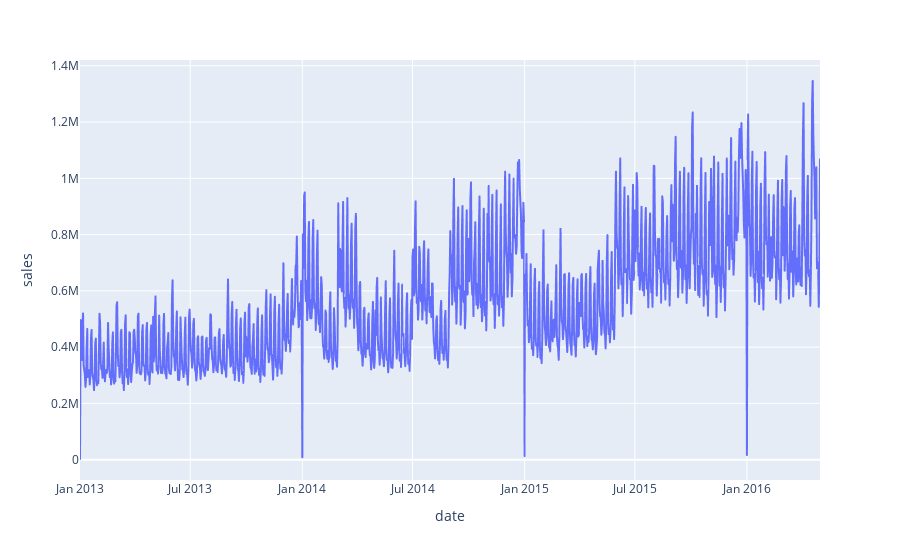

The notebook cell this image was saved under:
### Code cell
px.line(ventas2, x='date', y='sales')

### Figure 1 — Plotly figure (JSON) as saved in the notebook; plotly's stock layout.template omitted (floating-point values rounded to 4 significant figures; data arrays with more than 128 entries replaced by an {"elided": "..."} marker saying what was removed)
{"data": [{"hovertemplate": "date=%{x}<br>sales=%{y}<extra></extra>", "legendgroup": "", "line": {"color": "#636efa", "dash": "solid"}, "marker": {"symbol": "circle"}, "mode": "lines", "name": "", "showlegend": false, "type": "scattergl", "x": {"elided": "1213 str values"}, "xaxis": "x", "y": {"elided": "1213 float values"}, "yaxis": "y"}], "layout": {"legend": {"tracegroupgap": 0}, "margin": {"t": 60}, "xaxis": {"anchor": "y", "domain": [0, 1], "title": {"text": "date"}}, "yaxis": {"anchor": "x", "domain": [0, 1], "title": {"text": "sales"}}}}
